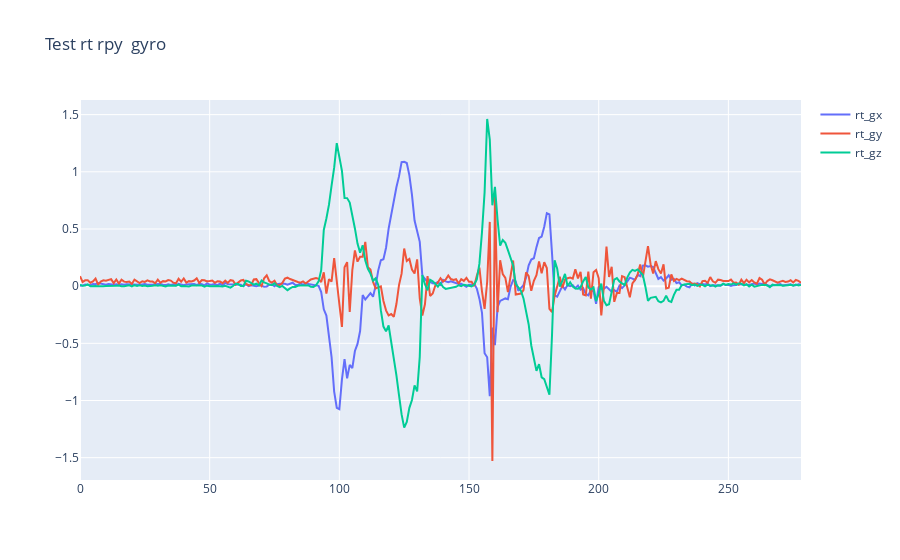
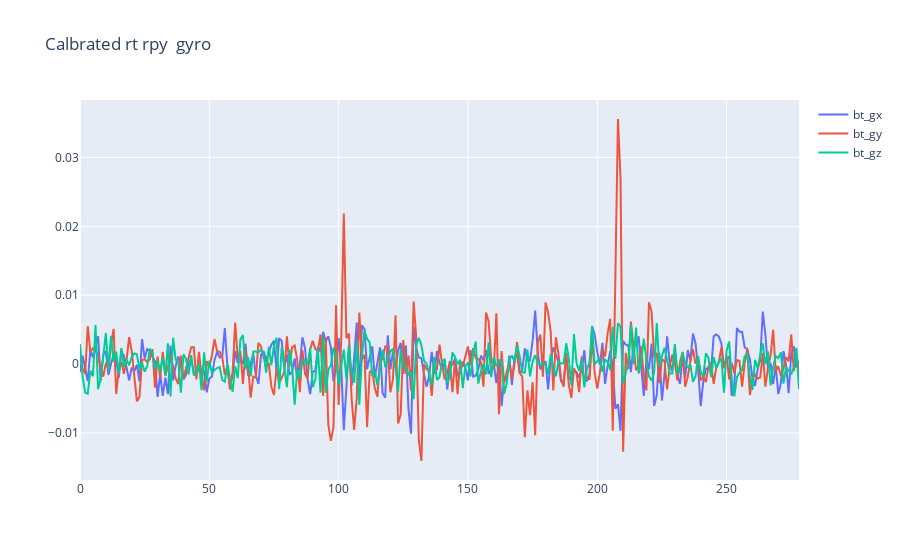
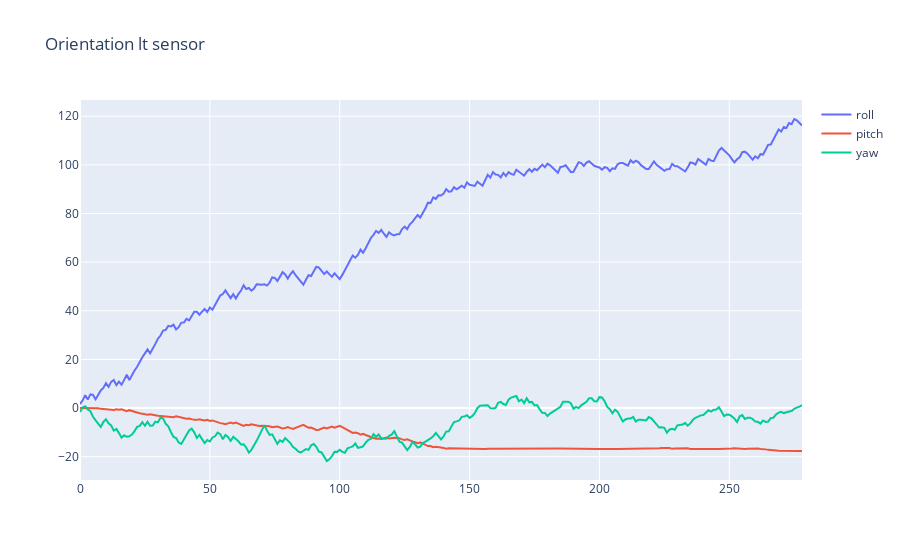

Notebook code cell kept with these figures, in order:
### Code cell
name = 'test'
filename = f"D:/Thesis/{name}/20_all_legs.csv"

calibration_set = read_csv_file(f"D:/Thesis/test/20_all_legs.csv")
print(filename) 

IMU_set = read_csv_file(filename)
IMU_set

bt_1,bb_1,lt_1,lb_1,rt_1,rb_1=parse_to_sensors(IMU_set)
bt_outl,bb_outl,lt_outl,lb_outl,rt_outl,rb_outl =  parse_to_sensors(calibration_set)

show_plot(rt_1,'Test rt rpy ',False)
#show_plot(rt_outl,'Test rt rpy ',True) 
calibrated_rt = calibration(bt_1,bt_outl)


show_plot(calibrated_rt,'Calbrated rt rpy ',False)
# show_plot(rt_outl,'Test rt rpy ',True)
    

orientation_rt_t = find_orientation(calibrated_rt)
show_plot(orientation_rt_t,f'Orientation lt sensor')

### Figure 1 — Plotly figure (JSON) as saved in the notebook; plotly's stock layout.template omitted (floating-point values rounded to 4 significant figures; data arrays with more than 128 entries replaced by an {"elided": "..."} marker saying what was removed)
{"data": [{"name": "rt_gx", "type": "scatter", "x": {"elided": "279 int values"}, "y": {"elided": "279 float values"}}, {"name": "rt_gy", "type": "scatter", "x": {"elided": "279 int values"}, "y": {"elided": "279 float values"}}, {"name": "rt_gz", "type": "scatter", "x": {"elided": "279 int values"}, "y": {"elided": "279 float values"}}], "layout": {"title": {"text": "Test rt rpy  gyro"}}}

### Figure 2 — Plotly figure (JSON) as saved in the notebook; plotly's stock layout.template omitted (floating-point values rounded to 4 significant figures; data arrays with more than 128 entries replaced by an {"elided": "..."} marker saying what was removed)
{"data": [{"name": "bt_gx", "type": "scatter", "x": {"elided": "279 int values"}, "y": {"elided": "279 float values"}}, {"name": "bt_gy", "type": "scatter", "x": {"elided": "279 int values"}, "y": {"elided": "279 float values"}}, {"name": "bt_gz", "type": "scatter", "x": {"elided": "279 int values"}, "y": {"elided": "279 float values"}}], "layout": {"title": {"text": "Calbrated rt rpy  gyro"}}}

### Figure 3 — Plotly figure (JSON) as saved in the notebook; plotly's stock layout.template omitted (floating-point values rounded to 4 significant figures; data arrays with more than 128 entries replaced by an {"elided": "..."} marker saying what was removed)
{"data": [{"name": "roll", "type": "scatter", "x": {"elided": "279 int values"}, "y": {"elided": "279 float values"}}, {"name": "pitch", "type": "scatter", "x": {"elided": "279 int values"}, "y": {"elided": "279 float values"}}, {"name": "yaw", "type": "scatter", "x": {"elided": "279 int values"}, "y": {"elided": "279 float values"}}], "layout": {"title": {"text": "Orientation lt sensor"}}}
